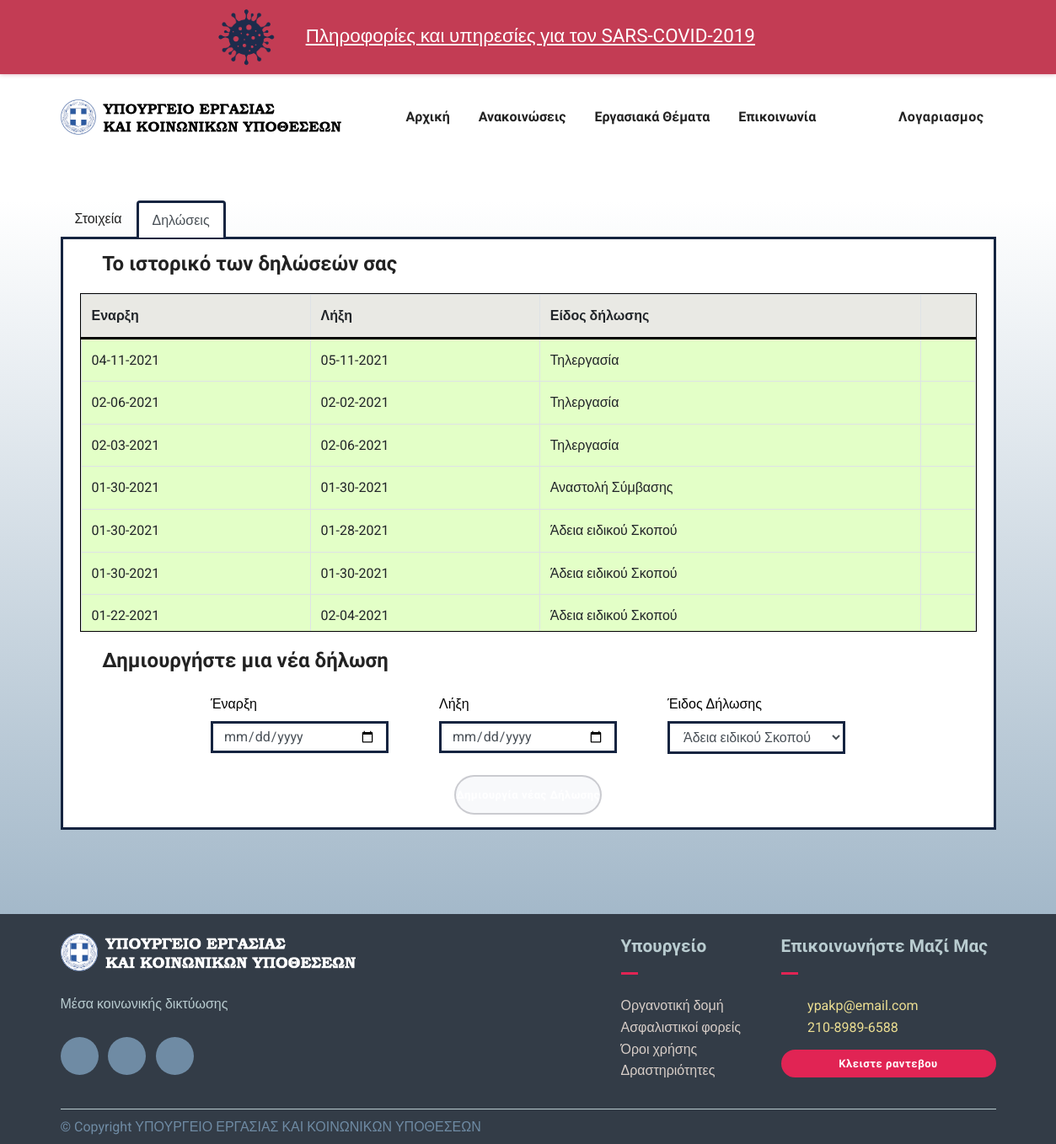
The app's page /personal_files.php (signed in) with its own data.
### tables this page shows
CREATE TABLE `forms` (
  `start` date NOT NULL,
  `end` date NOT NULL,
  `id` int(11) NOT NULL,
  `username` varchar(65) NOT NULL,
  `formType` varchar(200) NOT NULL
);

### personal_files.php (the view, shortened to what this page needs)
<?php
require  'php_includes/config.php';
?>
<!DOCTYPE html>
<html lang="zxx">
<head>
	<link rel="stylesheet" href="plugins/bootstrap/css/bootstrap.min.css" />
	<link rel="stylesheet" href="plugins/icofont/icofont.min.css" />
	<link rel="stylesheet" href="plugins/slick-carousel/slick/slick.css" />
	<link rel="stylesheet" href="plugins/slick-carousel/slick/slick-theme.css" />
	<link rel="stylesheet" href="css/style.css" />
</head>
<body id="top">
	<header>
		<div class="covidWarning">
			<span id="covidWarning-content">
				<img id="covid-logo" src="images/nav/covid2.png" />
				<a href="categories_covid.php">Πληροφορίες και υπηρεσίες για τον SARS-COVID-2019</a>
			</span>
		</div>
		<nav class="navbar navbar-expand-lg navigation" id="navbar">
			<div class="container">
				<a class="navbar-brand" href="index.php">
					<img src="images/nav/ypakp-logo.png" alt="" class="img-fluid" />
				</a>
				<div class="collapse navbar-collapse" id="navbarmain">
					<ul class="navbar-nav ml-auto">
						<li class="nav-item">
							<a class="nav-link" href="index.php">Αρχική</a>
						</li>
						<li class="nav-item">
							<a class="nav-link" href="#">Ανακοινώσεις</a>
						</li>
						<li class="nav-item">
							<a class="nav-link" href="#">Εργασιακά Θέματα</a>
						</li>
						<li class="nav-item">
							<a class="nav-link" href="communication.php">Επικοινωνία</a>
						</li>
					</ul>
				</div>
				<ul class="navbar-nav ml-auto">
					<?php
					if (isset($_SESSION['username'])) {
						echo <<< account
                            <div class="dropdown">
                                <button class="btn btn-secondary dropdown-toggle profile-button" type="button" id="dropdownMenuButton" data-toggle="dropdown" aria-haspopup="true" aria-expanded="false">
                                    <i class="icofont-ui-user"></i>Λογαριασμος
                                </button>
                                <div class="dropdown-menu" aria-labelledby="dropdownMenuButton">
                                    <a class="dropdown-item" href="personal_files.php"><i class="icofont-ui-note"></i>Δηλώσεις</a>
                                    <a class="dropdown-item" href="profile_options.php"><i class="icofont-options"></i>Επεξεργασία προφίλ</a>
                                    <a class="dropdown-item" href="php_includes/logout.inc.php"><i class="icofont-sign-out"></i>Αποσύνδεση</a>
                                </div>
                            </div>
                            account;
					}
					?>
				</ul>
			</div>
		</nav>
	</header>
	<section class="tabsGroup">
		<div class="container mt-5">
			<ul class="nav nav-tabs mt-4">
				<li class="nav-item">
					<a class="nav-link" href="profile_options.php">Στοιχεία</a>
				</li>
				<li class="nav-item">
					<a class="nav-link  active" href="personal_files.php">Δηλώσεις</a>
				</li>
			</ul>
			<div class="tabBox personal_files_tab_box">
				<h3><i class="icofont-history mr-2"></i>Το ιστορικό των δηλώσεών σας</h3>
				<div class="personal_files_box">
					<div class="table-responsive">
						<table class="table table-bordered">
							<thead>
								<tr>
									<th>Εναρξη</th>
									<th>Λήξη</th>
									<th>Είδος δήλωσης</th>
									<th></th>
								</tr>
							</thead>
							<tbody id="tableRows">
								<?php
									$temp = $_SESSION['username'];
									$query = "SELECT * FROM forms WHERE username='$temp' ORDER BY start DESC";
									$rows = mysqli_query ($conn,$query);
									foreach ($rows as $row){
										$start = $row['start'];
										$start = date('m-d-Y', strtotime($start));
										$end = $row['end'];
										$end = date('m-d-Y',strtotime($end));
										$formType = $row['formType'];
										echo <<< row
										<tr>
										<td>$start</td>
										<td>$end</td>
										<td>$formType</td>
										<td></td>
										</tr>
										row;
									}
								?>
							</tbody>
						</table>
					</div>
				</div>
				<h3 class="mb-4"><i class="icofont-ui-add mr-2"></i>Δημιουργήστε μια νέα δήλωση</h3>
				<form id="personalFiles_form" method="post" action="php_includes/new_personal_file.inc.php" onsubmit="return mysubmit()">
					<div class="row d-flex justify-content-center">
						<div class="form-group dilosi">
							<label>
								Έναρξη
							</label>
							<input name="date_start" id="date_start" type="date" class="form-control">
						</div>
						<div class="form-group dilosi">
							<label>
								Λήξη
							</label>
							<input name="date_end" id="date_end" type="date" class="form-control">
						</div>
						<div class="form-group dilosi">
							<label>
								Έιδος Δήλωσης
							</label>
							<select name="typeOfForm" id="typeOfForm" class="form-control ">
								<?php
									if ($_SESSION['typeOfUser']==1){
										echo	"<option>Αναστολή Σύμβασης</option>";
										echo 	"<option>Τηλεργασία</option>";
									}else{
										echo	"<option>Άδεια ειδικού Σκοπού</option>";
									}
								?>
							</select>
						</div>
					</div>
					<div class="form-group d-flex justify-content-center">
						<div class="text-center">
							<input class="btn btn-main btn-round-full form-btn" name="submit_btn" type="submit" value="Δημιουργία νέας Δήλωσης"
							<?php
								if($_SESSION['typeOfUser']==0 && $_SESSION['isParent']==0){
									echo "disabled";
								}
							?>
							></input>
						</div>
					</div>
				</form>
			</div>
		</div>
	</section>
	<footer class="footer section">
		<div class="container">
			<div class="row">
				<div class="col-lg-4 mr-auto col-sm-6">
					<div class="widget mb-5 mb-lg-0">
						<div class="logo mb-4">
							<img src="images/nav/ypakp-logo-white-letters.png" alt="" class="img-fluid" />
						</div>
						<p>Μέσα κοινωνικής δικτύωσης</p>
						<ul class="list-inline footer-socials mt-4">
							<li class="list-inline-item">
								<a href="#"><i class="icofont-facebook"></i></a>
							</li>
							<li class="list-inline-item">
								<a href="#"><i class="icofont-twitter"></i></a>
							</li>
							<li class="list-inline-item">
								<a href="#"><i class="icofont-linkedin"></i></a>
							</li>
						</ul>
					</div>
				</div>
				<div class="col-lg-2 col-md-6 col-sm-6">
					<div class="widget mb-5 mb-lg-0">
						<h4 class="text-capitalize mb-3">Υπουργείο</h4>
						<div class="divider mb-4"></div>
						<ul class="list-unstyled footer-menu">
							<li><a href="#">Οργανοτική δομή</a></li>
							<li><a href="#">Ασφαλιστικοί φορείς </a></li>
							<li><a href="#">Όροι χρήσης</a></li>
							<li><a href="#">Δραστηριότητες</a></li>
						</ul>
					</div>
				</div>
				<div class="col-lg-3 col-md-6 col-sm-6">
					<div class="widget widget-contact mb-5 mb-lg-0">
						<h4 class="text-capitalize mb-3">Επικοινωνήστε μαζί μας</h4>
						<div class="divider mb-4"></div>
						<div class="footer-contact-block">
							<div class="icon d-flex align-items-center">
								<i class="icofont-email mr-3"></i>
								<a href="tel:+23-345-67890">ypakp@email.com</a>
							</div>
						</div>
						<div class="footer-contact-block">
							<div class="icon d-flex align-items-center">
								<i class="icofont-support mr-3"></i>
								<a href="tel:210-8989-6588">210-8989-6588</a><br />
							</div>
						</div>
						<a href="communication.php" class="btn btn-main-2 btn-round-full appointment">Κλειστε
							ραντεβου</a>
					</div>
				</div>
			</div>
			<div class="footer-btm py-2 mt-3">
				<div class="row align-items-center justify-content-between">
					<div class="col-lg-6">
						<div class="copyright">
							&copy; Copyright ΥΠΟΥΡΓΕΙΟ ΕΡΓΑΣΙΑΣ ΚΑΙ ΚΟΙΝΩΝΙΚΩΝ ΥΠΟΘΕΣΕΩΝ
						</div>
					</div>
				</div>
			</div>
		</div>
	</footer>
</body>
</html>

### records on screen
forms: start "04-11-2021", end "05-11-2021", formType "Τηλεργασία"
forms: start "02-06-2021", end "02-02-2021", formType "Τηλεργασία"
forms: start "02-03-2021", end "02-06-2021", formType "Τηλεργασία"
forms: start "01-30-2021", end "01-30-2021", formType "Αναστολή Σύμβασης"
forms: start "01-30-2021", end "01-28-2021", formType "Άδεια ειδικού Σκοπού"
forms: start "01-30-2021", end "01-30-2021", formType "Άδεια ειδικού Σκοπού"
forms: start "01-22-2021", end "02-04-2021", formType "Άδεια ειδικού Σκοπού"
